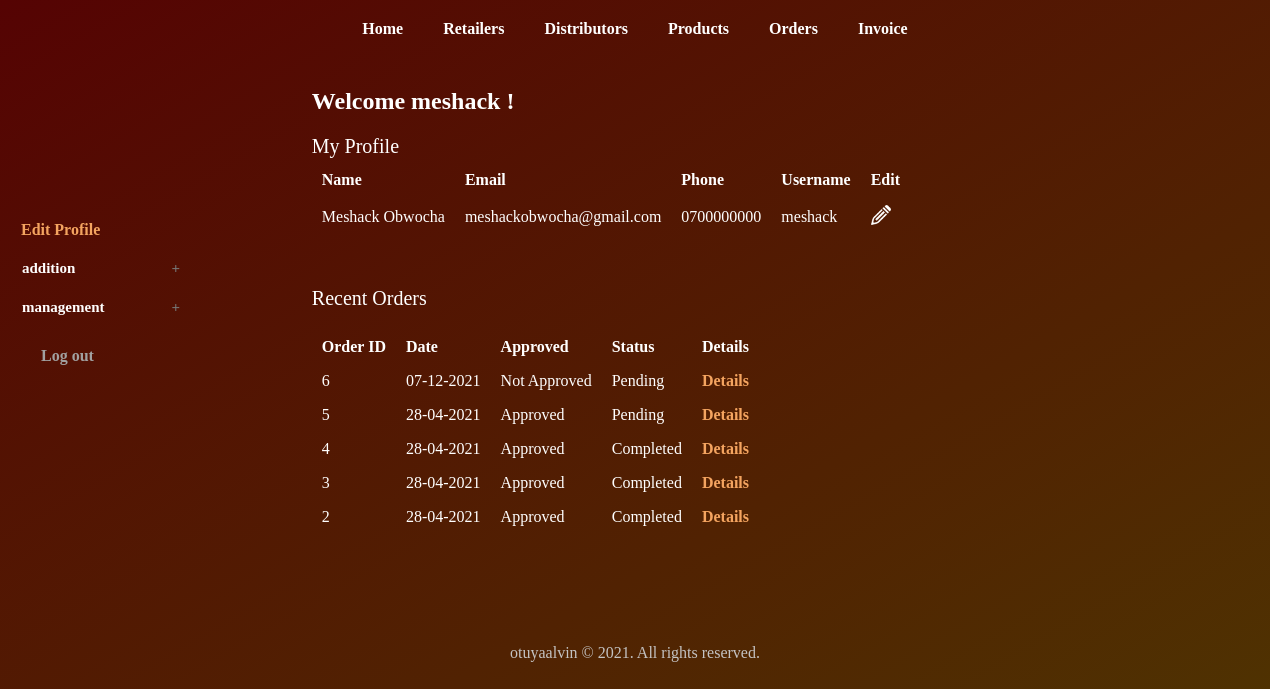
The page /manufacturer/index.php (signed in) on the database its author committed.
### tables this page shows
CREATE TABLE `manufacturer` (
  `man_id` int(11) NOT NULL,
  `man_name` varchar(25) NOT NULL,
  `man_email` varchar(50) DEFAULT NULL,
  `man_phone` varchar(10) NOT NULL,
  `username` varchar(20) NOT NULL,
  `password` varchar(255) NOT NULL
);

CREATE TABLE `orders` (
  `order_id` int(11) NOT NULL,
  `date` date NOT NULL,
  `retailer_id` int(11) NOT NULL,
  `approved` tinyint(1) ,
  `status` tinyint(1) ,
  `total_amount` decimal(10,3) NOT NULL
);

### manufacturer/index.php (the view, shortened to what this page needs)
<?php
	include("../includes/config.php");
	if(isset($_SESSION['manufacturer_login'])) {
		if($_SESSION['manufacturer_login'] == true) {
			$id = $_SESSION['manufacturer_id'];
			$query_selectManufacturer = "SELECT * FROM manufacturer WHERE man_id='$id'";
			$result_selectManufacturer = mysqli_query($con,$query_selectManufacturer);
			$row_selectManufacturer = mysqli_fetch_array($result_selectManufacturer);
			$query_selectOrder = "SELECT * FROM orders ORDER BY order_id DESC LIMIT 5";
			$result_selectOrder = mysqli_query($con,$query_selectOrder);
		}
		else {
			header('Location:../index.php');
		}
	}
	else {
		header('Location:../index.php');
	}
?>
<!DOCTYPE html>
<html>
<head>
	<link rel="stylesheet" href="../includes/main.css" >
</head>
<body>
	<?php
		include("../includes/nav_manufacturer.inc.php");
		include("../includes/aside_manufacturer.inc.php");
	?>
	<section>
		<h2>Welcome <?php echo $_SESSION['sessUsername']; ?> !</h2>
		<article>
			<h2>My Profile</h2>
			<table class="table_displayData">
			<tr>
				<th>Name</th>
				<th>Email</th>
				<th>Phone</th>
				<th>Username</th>
				<th> Edit </th>
			</tr>
			<tr>
				<td> <?php echo $row_selectManufacturer['man_name']; ?> </td>
				<td> <?php echo $row_selectManufacturer['man_email']; ?> </td>
				<td> <?php echo $row_selectManufacturer['man_phone']; ?> </td>
				<td> <?php echo $row_selectManufacturer['username']; ?> </td>
				<td> <a href="edit_profile.php"><img src="../images/edit1.png" alt="edit" /></a> </td>
			</tr>
		</table>
		</article>
		<article>
			<h2>Recent Orders</h2>
			<table class="table_displayData" style="margin-top:20px;">
			<tr>
				<th> Order ID </th>
				<th> Date </th>
				<th> Approved </th>
				<th> Status </th>
				<th> Details </th>
			</tr>
			<?php $i=1; while($row_selectOrder = mysqli_fetch_array($result_selectOrder)) { ?>
			<tr>
				<td> <?php echo $row_selectOrder['order_id']; ?> </td>
				<td> <?php echo date("d-m-Y",strtotime($row_selectOrder['date'])); ?> </td>
				<td>
					<?php
						if($row_selectOrder['approved'] == 0) {
							echo "Not Approved";
						}
						else {
							echo "Approved";
						}
					?>
				</td>
				<td>
					<?php
						if($row_selectOrder['status'] == 0) {
							echo "Pending";
						}
						else {
							echo "Completed";
						}
					?>
				</td>
				<td> <a href="view_order_items.php?id=<?php echo $row_selectOrder['order_id']; ?>">Details</a> </td>
			</tr>
			<?php $i++; } ?>
		</table>
		</article>
	</section>
	<?php
		include("../includes/footer.inc.php");
	?>
</body>
</html>

### includes/main.css (style rules this page uses)
* { font-family: 'Permanent Marker', cursive; margin:0px; padding:0px; }
body,html { width:100%; margin:auto; background: linear-gradient(-30deg, rgb(4, 75, 4),#350536, rgb(77, 65, 1), #550303); background-size: 400% 400%; animation: gradient 15s ease infinite; }
a { text-decoration:none; }
section { width:100%; padding:30px; margin-right: 0%; padding-bottom:40px; border-radius: 2px; background-color: transparent; }
section h2 { color:white!important; }
article { margin-top:20px; margin-bottom:50px; }
article h2 { margin-bottom:5px; font-weight:normal; color:#333; font-size: 20px; }
table { border-collapse: collapse; }
table a { font-weight: bolder; color: #F4A460; }
.table_displayData td, .table_displayData th { padding: 8px 10px; text-align: left; color: white; }
.table_displayData th { background-color:transparent; color:white; }
table img { height: 20px; }

### rows shown on the page
manufacturer: man_name "Meshack Obwocha", man_email "meshackobwocha@gmail.com", man_phone "0700000000", username "meshack"
orders: order_id "6", date "07-12-2021", approved "Not Approved", status "Pending"
orders: order_id "5", date "28-04-2021", approved "Approved", status "Pending"
orders: order_id "4", date "28-04-2021", approved "Approved", status "Completed"
orders: order_id "3", date "28-04-2021", approved "Approved", status "Completed"
orders: order_id "2", date "28-04-2021", approved "Approved", status "Completed"

### other values the page prints
$_SESSION['sessUsername'] "meshack"
